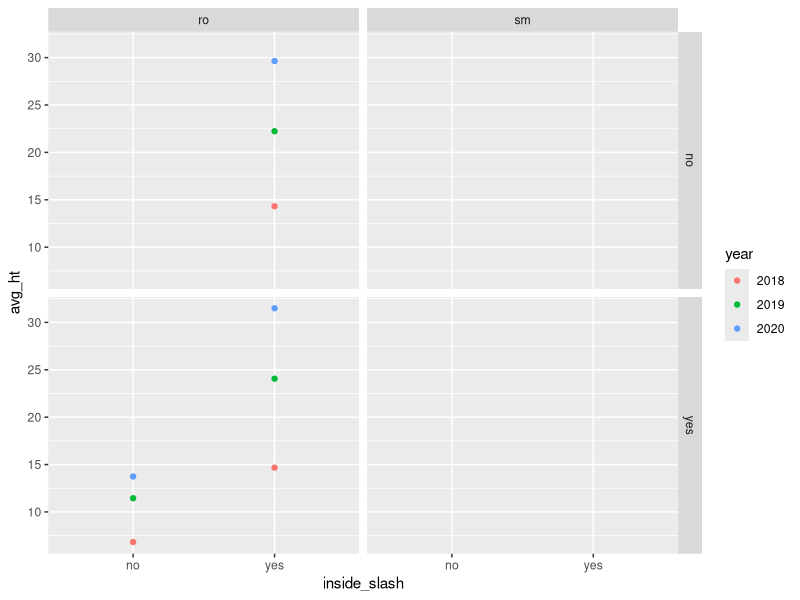
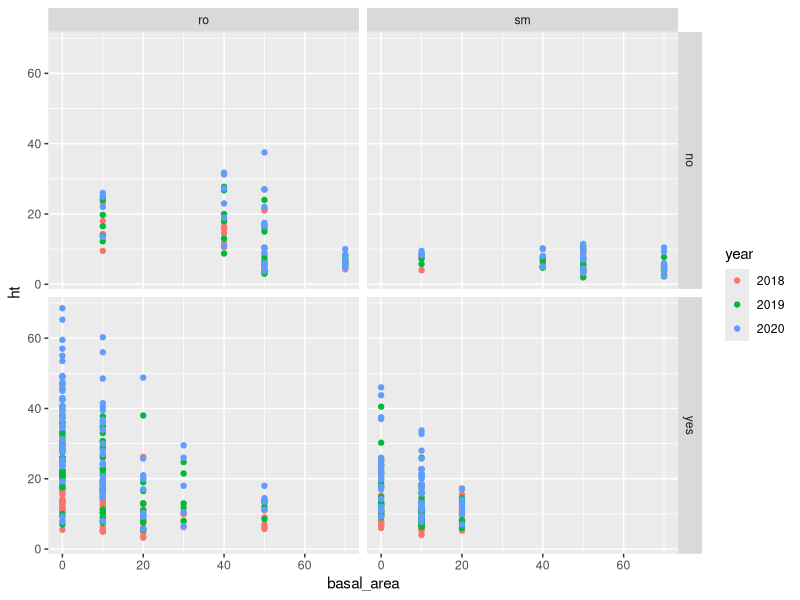
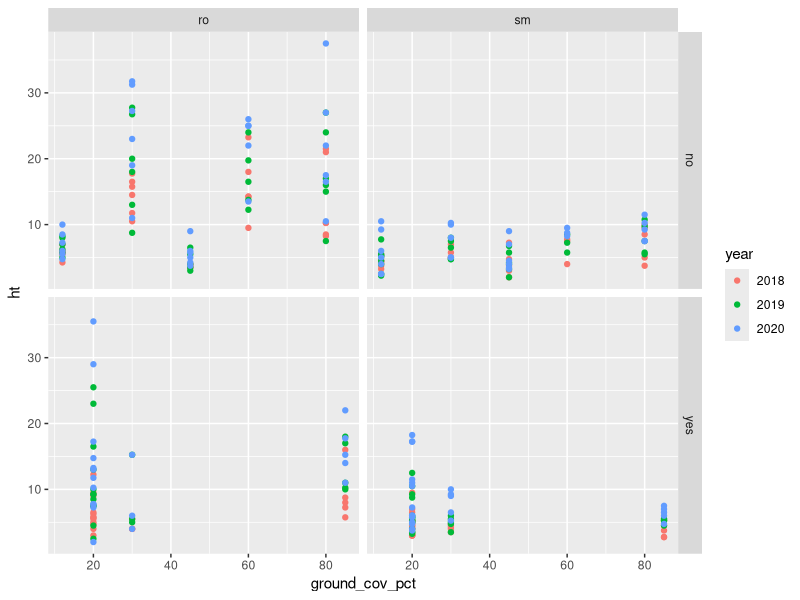
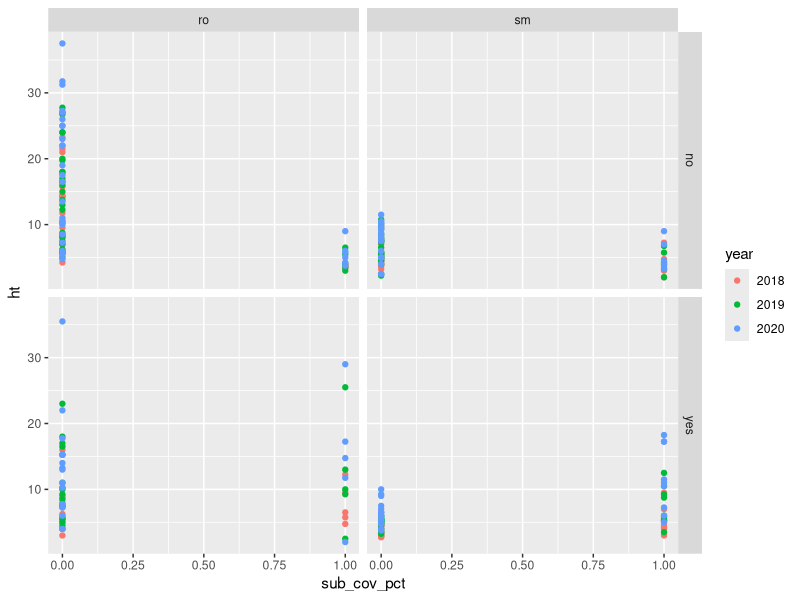
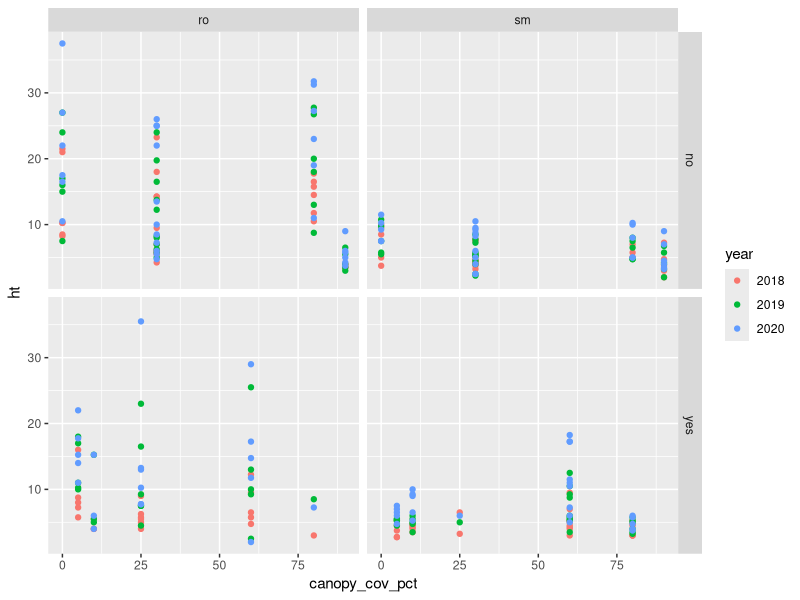
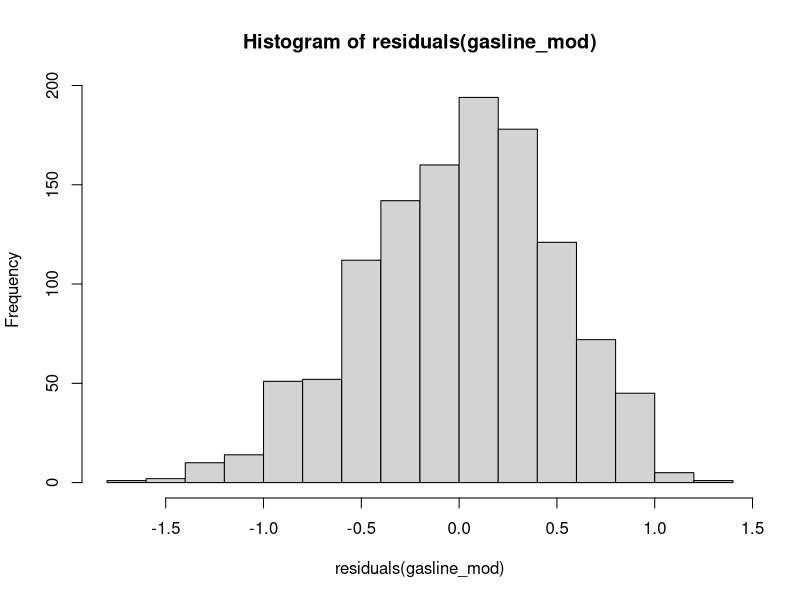
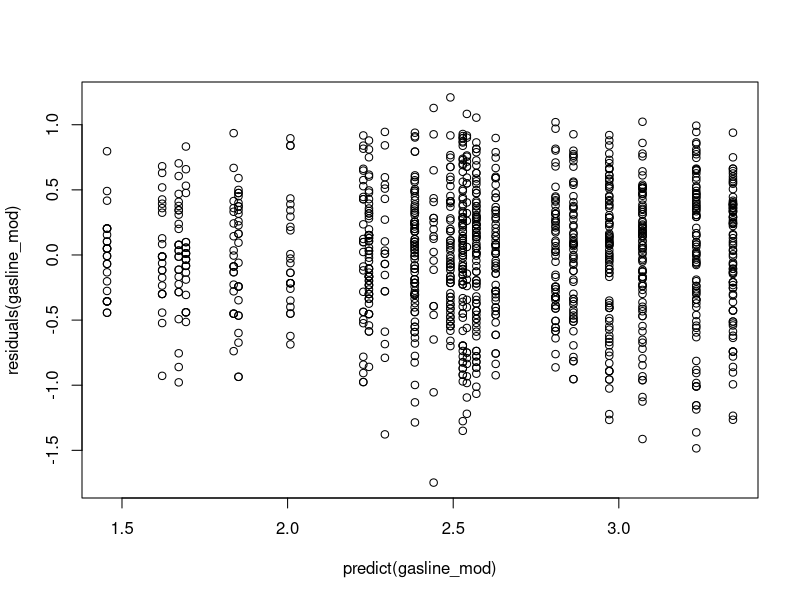
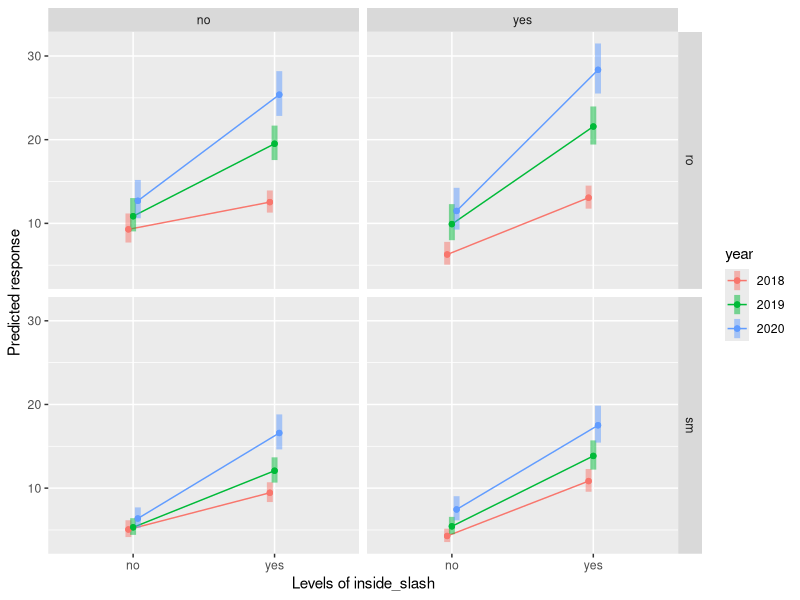

Recreate these plots in R, in order. (Note: this script raises an error after producing the figures.)
## ---- chunk 1
knitr::opts_chunk$set(echo = TRUE)
## ---- chunk 2

library(tidyverse)
library(skimr)        ## install.packages("skimr")
#  dplyr is part of tidyverse -- library(dplyr)

#
#in console
#   str(df)
#   print(df, n=10)
#   
#   to make a df into tibble use x1 <- as_tibble(original_df)  
#   
#   dim(df) will show dimensions of the df
#   


## ---- chunk 3

library(readr)
data_gasline <- read_csv("tidy_avid_2018-2020_gasline.csv")
#missing values were removed from the df.yr files before bind_row

gasline <- data_gasline %>% 
  mutate_at(
    vars(harvest, year, inside_slash, inside_fence, plot, species, tag),
    factor) %>% 
  mutate(inside_fence = recode(inside_fence, "YES" = "yes")) #old = new

## ---- chunk 4

gasline_summ <- gasline %>% 
  mutate(
    ht_cm = ht * 2.54,
    basal_sqm = basal_area * 0.09290304
  ) %>% 
  group_by(harvest, inside_fence, species, inside_slash, year) %>% 
 summarize(
   n = n(),
   avg_ht = mean(ht),
   sd_ht = sd(ht),
   avg_basal = mean(basal_area),
   sd_basal = sd(basal_area),
   avg_ht_cm = mean(ht_cm),
   sd_ht_cm = sd(ht_cm),
   avg_basal_sqm = mean(basal_sqm),
   sd_basal_sqm = sd(basal_sqm),
   avg_grdCov = mean(ground_cov_pct),
   sd_grdCov = sd(ground_cov_pct),
   avg_subCov = mean(sub_cov_pct),
   sd_subCov = sd(sub_cov_pct),
   avg_canCov = mean(canopy_cov_pct),
   sd_canCov = sd(canopy_cov_pct)
  )
 
write_csv(gasline_summ, "avid_gasline_summary_data.csv")


#view(avid_summ)

#  summary(avid2020$ht)
#  hist(avid2020$ht)
  

  


## ---- chunk 5
freq_avid_gasline <- gasline %>% 
  group_by(harvest, inside_slash, inside_fence, plot) %>% 
  summarise(n= n()) %>% 
 # mutate(freq = n / sum(n)) %>% 
  arrange(harvest, inside_slash, inside_fence, plot) %>% 
  
  group_by(harvest, inside_slash, inside_fence) %>% 
  summarize(n_plots = n()) %>% 
  #mutate(freq = n2 / sum(n2)) %>% 
  arrange(harvest, inside_slash, inside_fence) # number of plots
  


## ---- chunk 6

gasline_summ %>% 
  filter(species != "bc" & harvest != "sta_rd") %>% 
ggplot(aes(x=inside_slash, y = avg_ht, color=year)) +
  geom_point()+
  facet_grid(inside_fence ~ species)

#assessing if basal area associated with seedling ht unfenced
gasline %>% 
  filter(species != "bc" & harvest != "sta_rd" & inside_fence != "yes") %>% 
ggplot(aes(x=basal_area, y = ht, color=year)) +
  geom_point()+
  facet_grid(inside_slash ~ species)

#outside wall, assessing ground cover on seedling height
gasline %>% 
  filter(species != "bc" & harvest != "sta_rd" & inside_slash != "yes") %>% 
ggplot(aes(x=ground_cov_pct, y = ht, color=year)) +
  geom_point()+
  facet_grid(inside_fence ~ species)

#outside wall, assessing subcanopy cover on seedling height
gasline %>% 
  filter(species != "bc" & harvest != "sta_rd" & inside_slash != "yes") %>% 
ggplot(aes(x=sub_cov_pct, y = ht, color=year)) +
  geom_point()+
  facet_grid(inside_fence ~ species)

#outside wall, assessing canopy cover on seedling height
gasline %>% 
  filter(species != "bc" & harvest != "sta_rd" & inside_slash != "yes") %>% 
ggplot(aes(x=canopy_cov_pct, y = ht, color=year)) +
  geom_point()+
  facet_grid(inside_fence ~ species)


## ---- chunk 7

#the "plot" below of predict(mymod) showed that the variability
#of height was low for small seedlings and increased with large seedlings.
#This is heteroscedasticity and common in ecological data. The typical fix is
#a log transformation 
#
gasline_mod <- lm(log(ht) ~ inside_slash * inside_fence * species * year, 
            data=subset(gasline, species != "bc" & harvest != "sta_rd"))

#The original model was run without log transformation of "ht".
#The histogram of residuals was adequate, but the heteroscedasticity
#was prominently fanned. The model was thus rerun with log transformation

hist(residuals(gasline_mod)) 
#the log transformation made the distribution of residuals more normal
#note that the x-axis values are essentially -1.5 to 1.5
#
plot(predict(gasline_mod),residuals(gasline_mod)) #this tests heteroscedasticity

summary(gasline_mod)
anova(gasline_mod)
library(emmeans)

#Estimated Marginal Means
emmeans(gasline_mod,~ inside_slash * inside_fence * species * year, type = "response")
#using type="response" reverse transforms log(ht)
#
#emmip = Estimate Marginal Means Interaction Plot
#No Fence vs. Yes Fence, and Without vs. With Slash Wall
### TEMPLATE emmip(model name, color ~, xaxis | row_panel + column_panel

emmip(gasline_mod, year ~ inside_slash | species + inside_fence, type = "response", CIs=TRUE)



#emmip = Estimate Marginal Means Interaction Plot
#No Fence vs. Yes Fence, and Without vs. With Slash Wall
### emmip(model name, color ~, xaxis | row_panel + column_panel

emmip(gasline_mod, inside_slash ~ year | species + inside_fence, type = "response", CIs=TRUE)


#emmip = Estimate Marginal Means Interaction Plot
#No Fence vs. Yes Fence, and Without vs. With Slash Wall
## emmip(model name, color ~, xaxis | row_panel + column_panel
emmip(gasline_mod, inside_fence ~ inside_slash | species + year, type = "response", CIs=TRUE)

#pairwise looks at responses of pairs of the variable after the ~
#pairwise "inside_fence" assesses if the fence matters by slash x species x year
emmeans(gasline_mod,pairwise ~ inside_fence | inside_slash * species * year, type = "response")


#pairwise "inside_slash" assesses if the slash matters by fence x species x year
### emmip(model name, color ~, xaxis | row_panel + column_panel

emmeans(gasline_mod,pairwise ~ inside_slash | inside_fence * species * year, type = "response")

## ---- chunk 8

## ---- chunk 9

p <- ggplot(filter(avid2020, year == 2020),
      aes(x = basal_area, y = ht))
p + geom_point(aes(color=species))+ facet_grid(~inside_slash)


  
